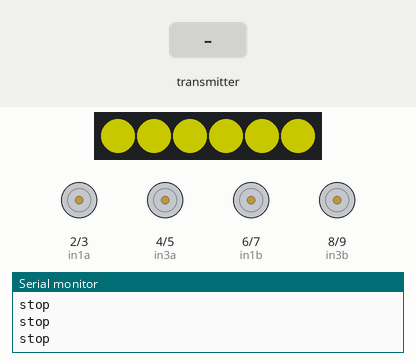
Recording of a sketch running on a simulated Arduino Uno, built with avr-gcc and run on an emulated ATmega328P. Parts: 6 RGB LEDs in strip order, left to right, motor-driver pin pairs drawn as motors (green arrow = first pin HIGH = forward, orange = second pin HIGH = backward, longer = more drive), the last lines printed to the serial monitor. The test bench sets the inputs (shaded band). Dim RGB values are drawn brighter than linear; no radio packets arrive unless stated.

Above: at 0.72 s.
1.3 s: the transmitter starts sending data.0 = 0
At 3.0 s:
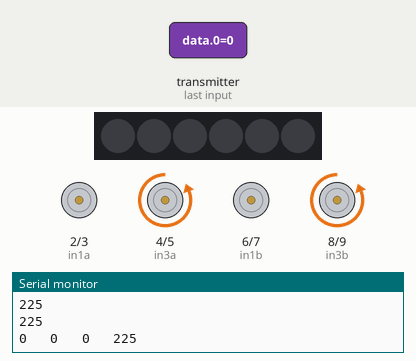
3.6 s: the transmitter starts sending data.1 = 512
At 3.82 s:
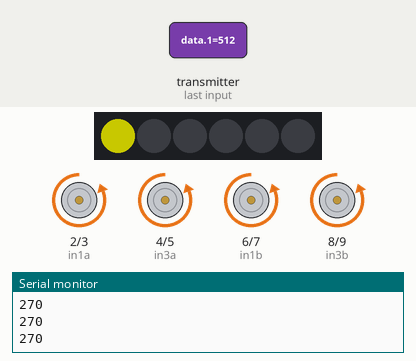
5.4 s: the transmitter starts sending data.0 = 256
At 6.6 s:
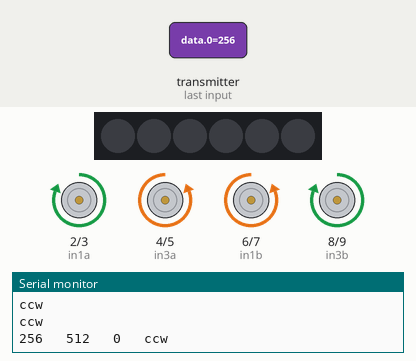
7.2 s: the transmitter starts sending data.2 = 1023
At 8.7 s:
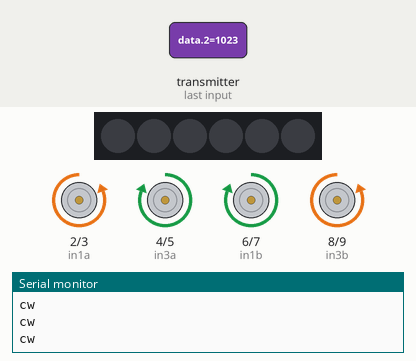
9.1 s: the transmitter starts sending data.1 = 0
At 10.8 s:
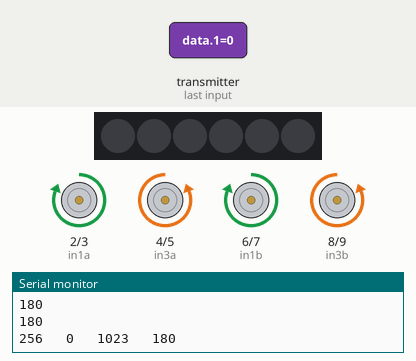
11.0 s: the transmitter starts sending data.1 = 1023
At 12.4 s:
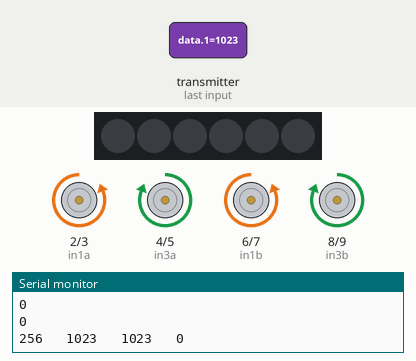
Timing chart, 0 to 13.8 s (numbered marks = the images above; inputs shaded):
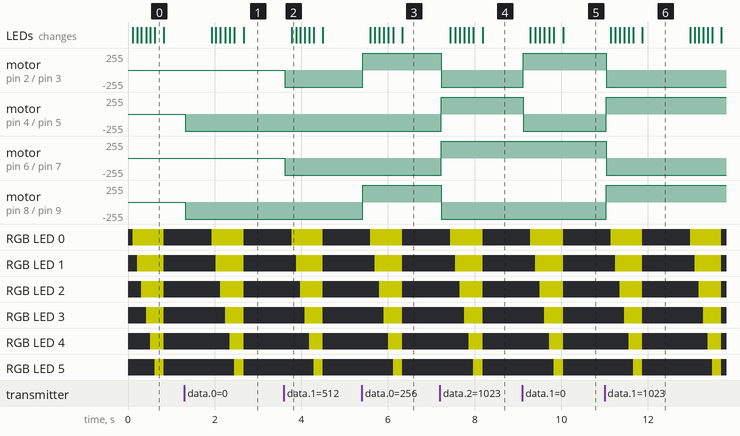

The sketch:

rx_xe1.ino
```cpp
/*
  0           2
1   1       3   3
  0           2

1 2       3 4

<<<<<<<<<<<<<<<<<<<<<<<    Xe A    >>>>>>>>>>>>>>>>>>>>>>>>>


| \\  \\  \\|           ___________            |//  //  // |
|  \\  \\  \|          | L298N {A} |           |/  //  //  |             2 bánh trước
|\  \\  \\  |   [OUT 3]| [ ]   [ ] |[OUT 1]    |  //  //  /|
|\\  \\  \\ |   [OUT 4]| [ ]   [ ] |[OUT 2]    | //  //  //|
| \\  \\  \\|          |___________|           |//  //  // |


|//  //  // |           ___________            | \\  \\  \\|
|/  //  //  |          | L298N {B} |           |  \\  \\  \|
|  //  //  /|   [OUT 1]| [ ]   [ ] |[OUT 3]    |\  \\  \\  |              2 bánh sau
| //  //  //|   [OUT 2]| [ ]   [ ] |[OUT 4]    |\\  \\  \\ |
|//  //  // |          |___________|           | \\  \\  \\|


*/
#include <SPI.h>
#include <nRF24L01.h>
#include <RF24.h>
int RXV[3];
#include <Adafruit_NeoPixel.h>
#define LED A4
#define nLED 6
Adafruit_NeoPixel strip(nLED, LED, NEO_GRB + NEO_KHZ800);
unsigned long lastRecvTime = 0;
const int in1a = 2;
const int in2a = 3;
const int in3a = 4;
const int in4a = 5;
unsigned long previousMillis = 0;
int currentPixel = 0;
bool isWaiting = false;
const int in1b = 6;
const int in2b = 7;
const int in3b = 8;
const int in4b = 9;
const unsigned long timeout = 300;
RF24 radio(A3, 10);  // CE, CSN
const byte address[5] = "hjfhg";
int rawData[4];
int data[4];
void setup() {
  strip.begin();
  strip.clear();
  strip.setBrightness(100);
  strip.show();
  Serial.begin(9600);
  radio.begin();
  radio.openReadingPipe(0, address);
  radio.setPALevel(RF24_PA_LOW);
  radio.setChannel(10);
  radio.startListening();
  Serial.println("Đang chờ tín hiệu...");

  pinMode(in1a, OUTPUT);
  pinMode(in2a, OUTPUT);
  pinMode(in3a, OUTPUT);
  pinMode(in4a, OUTPUT);


  pinMode(in1b, OUTPUT);
  pinMode(in2b, OUTPUT);
  pinMode(in3b, OUTPUT);
  pinMode(in4b, OUTPUT);
  digitalWrite(in1a, 0);
  digitalWrite(in2a, 0);
  digitalWrite(in3a, 0);
  digitalWrite(in4a, 0);


  digitalWrite(in1b, 0);
  digitalWrite(in2b, 0);
  digitalWrite(in3b, 0);
  digitalWrite(in4b, 0);
}
void stop() {
  digitalWrite(in1a, 0);
  digitalWrite(in2a, 0);
  digitalWrite(in3a, 0);
  digitalWrite(in4a, 0);


  digitalWrite(in1b, 0);
  digitalWrite(in2b, 0);
  digitalWrite(in3b, 0);
  digitalWrite(in4b, 0);
  Serial.println("stop");
}
void cw() {
  digitalWrite(in1a, 0);
  digitalWrite(in2a, 1);
  digitalWrite(in3a, 1);
  digitalWrite(in4a, 0);


  digitalWrite(in1b, 1);
  digitalWrite(in2b, 0);
  digitalWrite(in3b, 0);
  digitalWrite(in4b, 1);

  Serial.println("cw");
}
void ccw() {
  digitalWrite(in1a, 1);
  digitalWrite(in2a, 0);
  digitalWrite(in3a, 0);
  digitalWrite(in4a, 1);


  digitalWrite(in1b, 0);
  digitalWrite(in2b, 1);
  digitalWrite(in3b, 1);
  digitalWrite(in4b, 0);

  Serial.println("ccw");
}
void _0() {
  digitalWrite(in1a, 0);
  digitalWrite(in2a, 1);
  digitalWrite(in3a, 1);
  digitalWrite(in4a, 0);


  digitalWrite(in1b, 0);
  digitalWrite(in2b, 1);
  digitalWrite(in3b, 1);
  digitalWrite(in4b, 0);

  Serial.println("0");
}
void _45() {
  digitalWrite(in1a, 0);
  digitalWrite(in2a, 0);
  digitalWrite(in3a, 1);
  digitalWrite(in4a, 0);


  digitalWrite(in1b, 0);
  digitalWrite(in2b, 0);
  digitalWrite(in3b, 1);
  digitalWrite(in4b, 0);

  Serial.println("45");
}
void _90() {
  digitalWrite(in1a, 1);
  digitalWrite(in2a, 0);
  digitalWrite(in3a, 1);
  digitalWrite(in4a, 0);


  digitalWrite(in1b, 1);
  digitalWrite(in2b, 0);
  digitalWrite(in3b, 1);
  digitalWrite(in4b, 0);
  Serial.println("90");
}
void _135() {
  digitalWrite(in1a, 1);
  digitalWrite(in2a, 0);
  digitalWrite(in3a, 0);
  digitalWrite(in4a, 0);


  digitalWrite(in1b, 1);
  digitalWrite(in2b, 0);
  digitalWrite(in3b, 0);
  digitalWrite(in4b, 0);
  Serial.println("135");
}
void _180() {
  digitalWrite(in1a, 1);
  digitalWrite(in2a, 0);
  digitalWrite(in3a, 0);
  digitalWrite(in4a, 1);


  digitalWrite(in1b, 1);
  digitalWrite(in2b, 0);
  digitalWrite(in3b, 0);
  digitalWrite(in4b, 1);
  Serial.println("180");
}
void _225() {
  digitalWrite(in1a, 0);
  digitalWrite(in2a, 0);
  digitalWrite(in3a, 0);
  digitalWrite(in4a, 1);


  digitalWrite(in1b, 0);
  digitalWrite(in2b, 0);
  digitalWrite(in3b, 0);
  digitalWrite(in4b, 1);
  Serial.println("225");
}
void _270() {
  digitalWrite(in1a, 0);
  digitalWrite(in2a, 1);
  digitalWrite(in3a, 0);
  digitalWrite(in4a, 1);


  digitalWrite(in1b, 0);
  digitalWrite(in2b, 1);
  digitalWrite(in3b, 0);
  digitalWrite(in4b, 1);
  Serial.println("270");
}
void _315() {
  digitalWrite(in1a, 0);
  digitalWrite(in2a, 1);
  digitalWrite(in3a, 0);
  digitalWrite(in4a, 0);


  digitalWrite(in1b, 0);
  digitalWrite(in2b, 1);
  digitalWrite(in3b, 0);
  digitalWrite(in4b, 0);
  Serial.println("315");
}


void loop() {
  unsigned long currentMillis = millis();

  if (!isWaiting) {

    if (currentMillis - previousMillis >= 100) {
      previousMillis = currentMillis;

      if (currentPixel <= 6) {
        strip.setPixelColor(currentPixel, strip.Color(255, 255, 0));
        strip.show();
        currentPixel++;
      } else {
        strip.clear();
        strip.show();
        isWaiting = true;
        currentPixel = 0;
      }
    }
  } else {

    if (currentMillis - previousMillis >= 1000) {
      previousMillis = currentMillis;
      isWaiting = false;
    }
  }
  if (radio.available()) {
    radio.read(data, sizeof(data));
    RXV[0] = map(data[0], 503, 1023, 0, 2);
    RXV[1] = map(data[1], 517, 1023, 0, 2);
    RXV[2] = map(data[2], 497, 1023, 0, 2);
    lastRecvTime = millis();
    Serial.print(data[0]);
    Serial.print("   ");
    Serial.print(data[1]);
    Serial.print("   ");
    Serial.print(data[2]);
    Serial.print("   ");
    //hướng chạy
  }
  if (millis() - lastRecvTime < timeout) {
    if (RXV[0] > 0 && RXV[1] == 0)
      _90();
    else if (RXV[0] < 0 && RXV[1] == 0)
      _270();
    else if (RXV[0] == 0 && RXV[1] > 0)
      _0();
    else if (RXV[0] == 0 && RXV[1] == 0 && RXV[2] > 0)
      cw();
    else if (RXV[0] == 0 && RXV[1] < 0)
      _180();
    else if (RXV[0] == 0 && RXV[1] == 0 && RXV[2] < 0)
      ccw();
    else if (RXV[0] > 0 && RXV[1] > 0)
      _45();
    else if (RXV[0] > 0 && RXV[1] < 0)
      _135();
    else if (RXV[0] < 0 && RXV[1] > 0)
      _315();
    else if (RXV[0] < 0 && RXV[1] < 0)
      _225();
    else {
      stop();
    }
  } else {
    stop();
  }
}
```

Measured:
- after the input at 1.3 s, motor on pin 4 (in3a) / pin 5 (in4a), motor on pin 8 (in3b) / pin 9 (in4b): stopped → backward 255/255 at once
- after the input at 3.6 s, motor on pin 2 (in1a) / pin 3 (in2a), motor on pin 6 (in1b) / pin 7 (in2b): stopped → backward 255/255 at once
- after the input at 5.4 s, motor on pin 2 (in1a) / pin 3 (in2a), motor on pin 8 (in3b) / pin 9 (in4b): backward 255/255 → forward 255/255 at once
- after the input at 7.2 s, motor on pin 2 (in1a) / pin 3 (in2a), motor on pin 8 (in3b) / pin 9 (in4b): forward 255/255 → backward 255/255 at once; motor on pin 4 (in3a) / pin 5 (in4a), motor on pin 6 (in1b) / pin 7 (in2b): backward 255/255 → forward 255/255 at once
- after the input at 9.1 s, motor on pin 2 (in1a) / pin 3 (in2a): backward 255/255 → forward 255/255 at once; motor on pin 4 (in3a) / pin 5 (in4a): forward 255/255 → backward 255/255 at once
- after the input at 11.0 s, motor on pin 2 (in1a) / pin 3 (in2a), motor on pin 6 (in1b) / pin 7 (in2b): forward 255/255 → backward 255/255 at once; motor on pin 4 (in3a) / pin 5 (in4a), motor on pin 8 (in3b) / pin 9 (in4b): backward 255/255 → forward 255/255 at once
- what the display in image 6 shows lasts 1.1 s, from 11.9 s to 13.0 s
